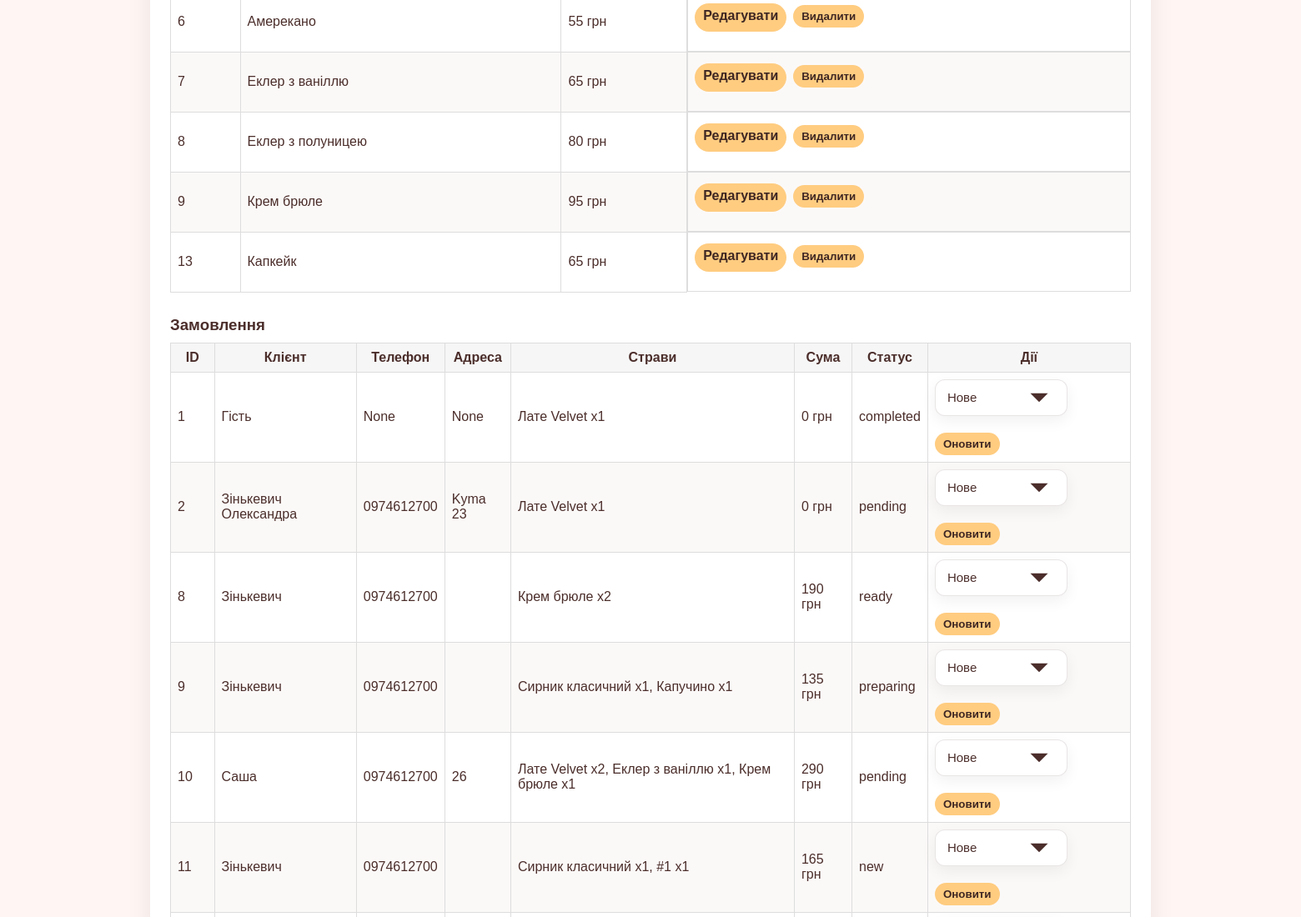
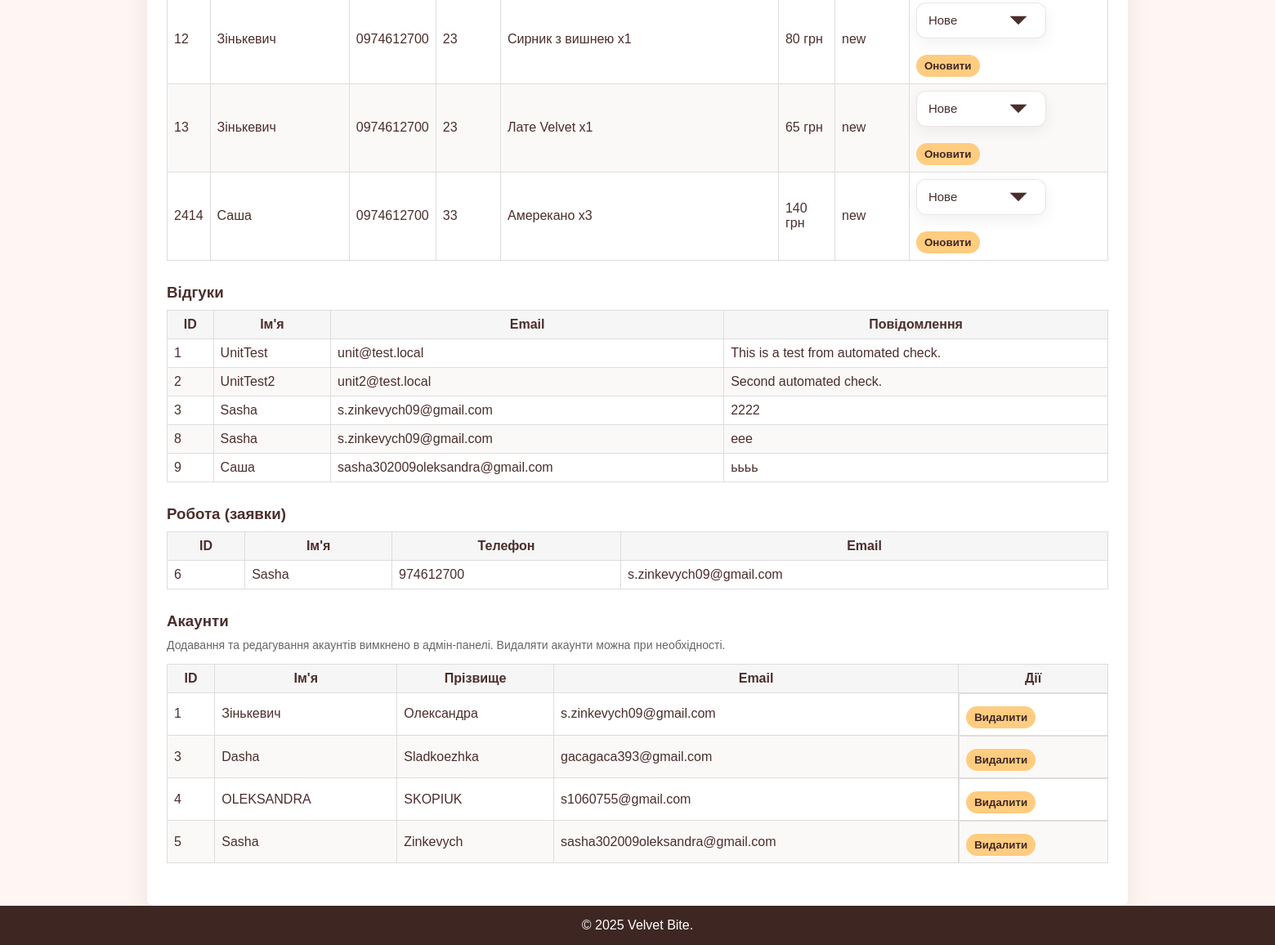
Page /admin (signed in, lower part) on the earlier database version (2 pictures, top to bottom).
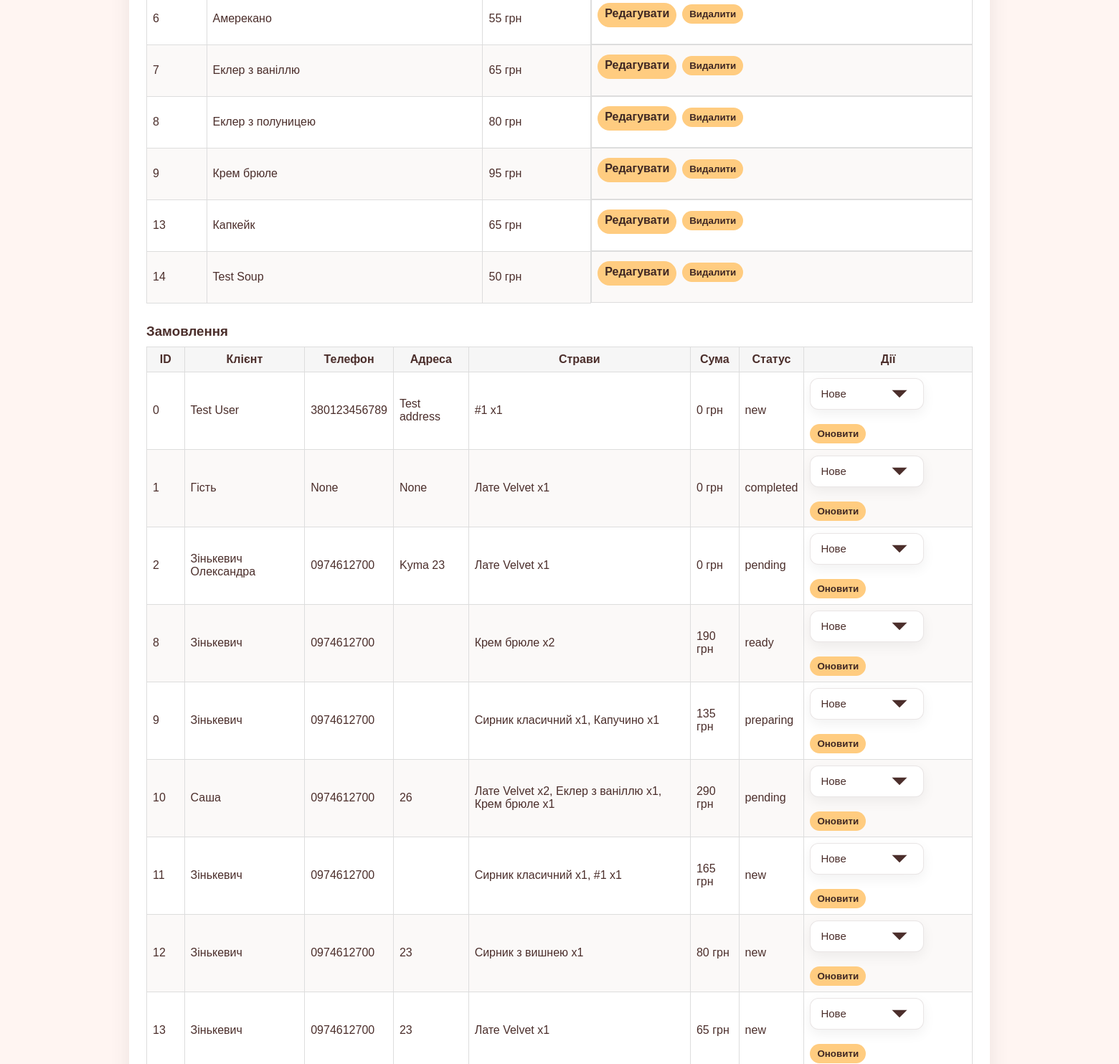
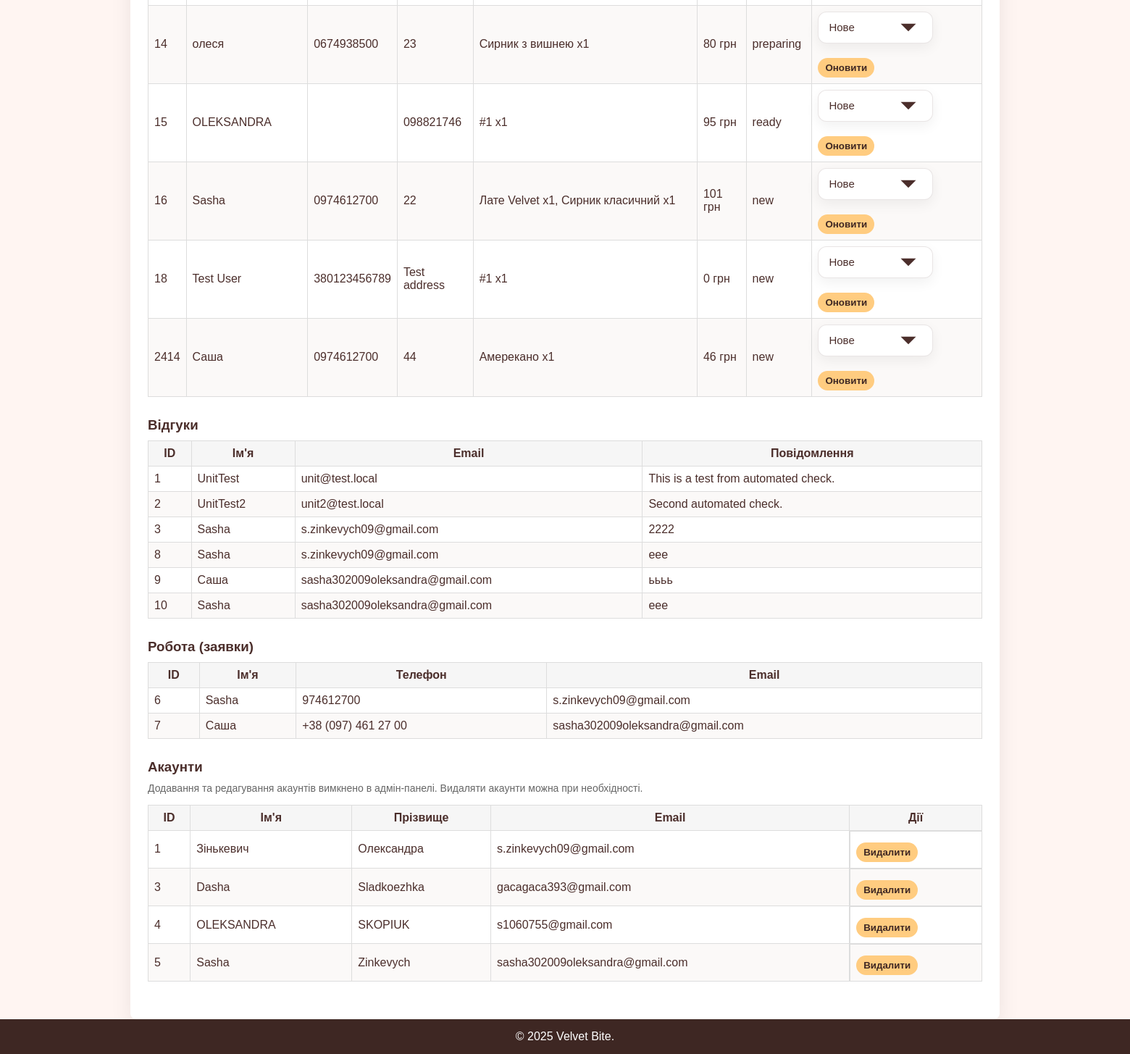
Same page on the later database version (2 pictures, top to bottom).
### tables this page shows
CREATE TABLE "dish" (
	"id"	INTEGER NOT NULL,
	"name"	TEXT NOT NULL,
	"price"	TEXT NOT NULL,
	"image"	BLOB NOT NULL,
	"description"	TEXT,
	"ingredients"	TEXT,
	"calories"	NUMERIC,
	PRIMARY KEY("id" AUTOINCREMENT)
);

CREATE TABLE "orders" (
	"id"	INTEGER,
	"customer_name"	TEXT,
	"items"	TEXT,
	"total"	REAL,
	"created_at"	TEXT,
	"status"	TEXT,
	"phone"	TEXT,
	"address"	TEXT,
	"discount"	NUMERIC,
	PRIMARY KEY("id" AUTOINCREMENT)
);

CREATE TABLE "feedback" (
	"id"	INTEGER NOT NULL UNIQUE,
	"name"	TEXT NOT NULL,
	"email"	TEXT NOT NULL,
	"text"	TEXT NOT NULL,
	PRIMARY KEY("id" AUTOINCREMENT)
);

CREATE TABLE "work" (
	"id"	INTEGER NOT NULL UNIQUE,
	"name"	TEXT NOT NULL,
	"phone"	INTEGER NOT NULL,
	"email"	TEXT,
	"profecy"	TEXT NOT NULL,
	PRIMARY KEY("id" AUTOINCREMENT)
);

CREATE TABLE "accounts" (
	"id"	INTEGER NOT NULL UNIQUE,
	"first_name"	TEXT NOT NULL,
	"last_name"	TEXT,
	"email"	TEXT NOT NULL, avatar TEXT, bio TEXT, phone TEXT,
	PRIMARY KEY("id" AUTOINCREMENT)
);

### main.py (the view, shortened to what this page needs)
@app.route('/admin')
def admin():
    if not session.get('is_admin'):
        return redirect(url_for('admin_login'))
    dish = get_all_dish()
    feedback = get_all_feedback()
    work = get_all_work()
    orders = get_all_orders()
    orders_display = []
    for o in orders:
        items_text = ''
        try:
            items = json.loads(o['items']) if 'items' in o.keys() else json.loads(o[4])
        except Exception:
            items = []
        parts = []
        for it in items:
            try:
                did = None
                if isinstance(it, dict):
                    did = it.get('dish_id') or it.get('id') or it.get('dish')
                    qty = int(it.get('qty', 1))
                try:
                    did_int = int(did)
                except Exception:
                    did_int = None
                if did_int is not None:
                    d = get_dish_by_id(did_int)
                    name = d['name'] if d and 'name' in d.keys() else f"#{did_int}"
                else:
                    name = str(did or '#')
            except Exception:
                name = f"#{it}"
                qty = 1
            parts.append(f"{name} x{qty}")
        items_text = ', '.join(parts)
        od = dict(o)
        od['items_text'] = items_text
        orders_display.append(od)
    accounts = get_all_accounts()
    return render_template('admin.html', dish=dish, work=work, feedback=feedback, orders=orders_display, accounts=accounts)

### database.py (called while the page is built)
def get_all_dish():
    db = get_db()
    cursor = db.cursor()
    cursor.execute('SELECT * FROM dish')
    dish = cursor.fetchall()
    return dish

def get_all_orders():
    db = get_db()
    cursor = db.cursor()
    cursor.execute('SELECT * FROM orders')
    orders = cursor.fetchall()
    return orders

def get_all_work():
    db = get_db()
    cursor = db.cursor()
    cursor.execute('SELECT * FROM work')
    work = cursor.fetchall()
    return work

def get_dish_by_id(dish_id):
    db = get_db()
    cursor = db.cursor()
    cursor.execute('SELECT * FROM dish WHERE id = ?', (dish_id,))
    return cursor.fetchone()

def get_all_feedback():
    db = get_db()
    cursor = db.cursor()
    cursor.execute('SELECT * FROM feedback')
    feedback = cursor.fetchall()
    return feedback

def get_all_accounts():
    db = get_db()
    cursor = db.cursor()
    cursor.execute('SELECT * FROM accounts')
    accounts = cursor.fetchall()
    return accounts

### templates/admin.html (shortened to what the changed rows need)
<!DOCTYPE html>
<html lang="uk">
<head>
    <link rel="stylesheet" href="{{ url_for('static', filename='style.css') }}">
</head>
<body>
    <main class="admin-container">
        <section class="admin-section">
            <table>
                <tbody>
                    {% for d in dish %}
                    <tr>
                        <td>{{ d.id }}</td>
                        <td>{{ d.name }}</td>
                           <td>{{ d.price|int }} грн</td>
                        <td class="controls">
                            <a class="btn" href="{{ url_for('admin_edit_dish', dish_id=d.id) }}">Редагувати</a>
                            <form method="post" action="{{ url_for('delete_dish_route', dish_id=d.id) }}" style="display:inline">
                                <button class="btn btn-danger" type="submit">Видалити</button>
                            </form>
                        </td>
                    </tr>
                    {% endfor %}
                </tbody>
            </table>
        </section>
        <section class="admin-section">
            <table>
                <thead><tr><th>ID</th><th>Клієнт</th><th>Телефон</th><th>Адреса</th><th>Страви</th><th>Сума</th><th>Статус</th><th>Дії</th></tr></thead>
                <tbody>
                    {% for o in orders %}
                    <tr>
                        <td>{{ o.id }}</td>
                        <td>{{ o.customer_name }}</td>
                        <td>{{ o.phone }}</td>
                        <td>{{ o.address }}</td>
                        <td>{{ o.items_text }}</td>
                           <td>{{ o.total|int }} грн</td>
                        <td>{{ o.status or 'new' }}</td>
                        <td>
                            <form method="post" action="{{ url_for('admin_update_order_status', order_id=o.id) }}">
                                <select name="status">
                                    <option value="new">Новe</option>
                                </select>
                                <button class="btn" type="submit">Оновити</button>
                            </form>
                        </td>
                    </tr>
                    {% endfor %}
                </tbody>
            </table>
        </section>
        <section class="admin-section">
            <table>
                <thead><tr><th>ID</th><th>Ім'я</th><th>Email</th><th>Повідомлення</th></tr></thead>
                <tbody>
                    {% for f in feedback %}
                    <tr>
                        <td>{{ f.id }}</td>
                        <td>{{ f.name }}</td>
                        <td>{{ f.email }}</td>
                        <td>{{ f.text }}</td>
                    </tr>
                    {% endfor %}
                </tbody>
            </table>
        </section>
        <section class="admin-section">
            <table>
                <thead><tr><th>ID</th><th>Ім'я</th><th>Телефон</th><th>Email</th></tr></thead>
                <tbody>
                    {% for w in work %}
                    <tr>
                        <td>{{ w.id }}</td>
                        <td>{{ w.name }}</td>
                        <td>{{ w.phone }}</td>
                        <td>{{ w.email }}</td>
                    </tr>
                    {% endfor %}
                </tbody>
            </table>
        </section>
        <section class="admin-section">
            <table>
                <thead><tr><th>ID</th><th>Ім'я</th><th>Прізвище</th><th>Email</th><th>Дії</th></tr></thead>
                <tbody>
                    {% for a in accounts %}
                    <tr>
                        <td>{{ a.id }}</td>
                        <td>{{ a.first_name }}</td>
                        <td>{{ a.last_name }}</td>
                        <td>{{ a.email }}</td>
                        <td class="controls">
                            <form method="post" action="{{ url_for('delete_accounts_route', service_id=a.id) }}" style="display:inline">
                                <button class="btn btn-danger" type="submit">Видалити</button>
                            </form>
                        </td>
                    </tr>
                    {% endfor %}
                </tbody>
            </table>
        </section>
    </main>
</body>
</html>

Differences in the rows shown:
added dish: id "14", name "Test Soup", price "50"
added orders: id "0", customer_name "Test User", phone "380123456789", address "Test address", items_text "#1 x1", total "0", status "new"
added orders: id "14", customer_name "олеся", phone "0674938500", address "23", items_text "Сирник з вишнею x1", total "80", status "preparing"
added orders: id "15", customer_name "OLEKSANDRA", address "098821746", items_text "#1 x1", total "95", status "ready"
added orders: id "16", customer_name "Sasha", phone "0974612700", address "22", items_text "Лате Velvet x1, Сирник класичний x1", total "101", status "new"
added orders: id "18", customer_name "Test User", phone "380123456789", address "Test address", items_text "#1 x1", total "0", status "new"
changed orders id 2414: address "33" → "44"; items_text "Амерекано x3" → "Амерекано x1"; total "140" → "46"
added feedback: id "10", name "Sasha", email "sasha302009oleksandra@gmail.com", text "eee"
added work: id "7", name "Саша", phone "+38 (097) 461 27 00", email "sasha302009oleksandra@gmail.com"
